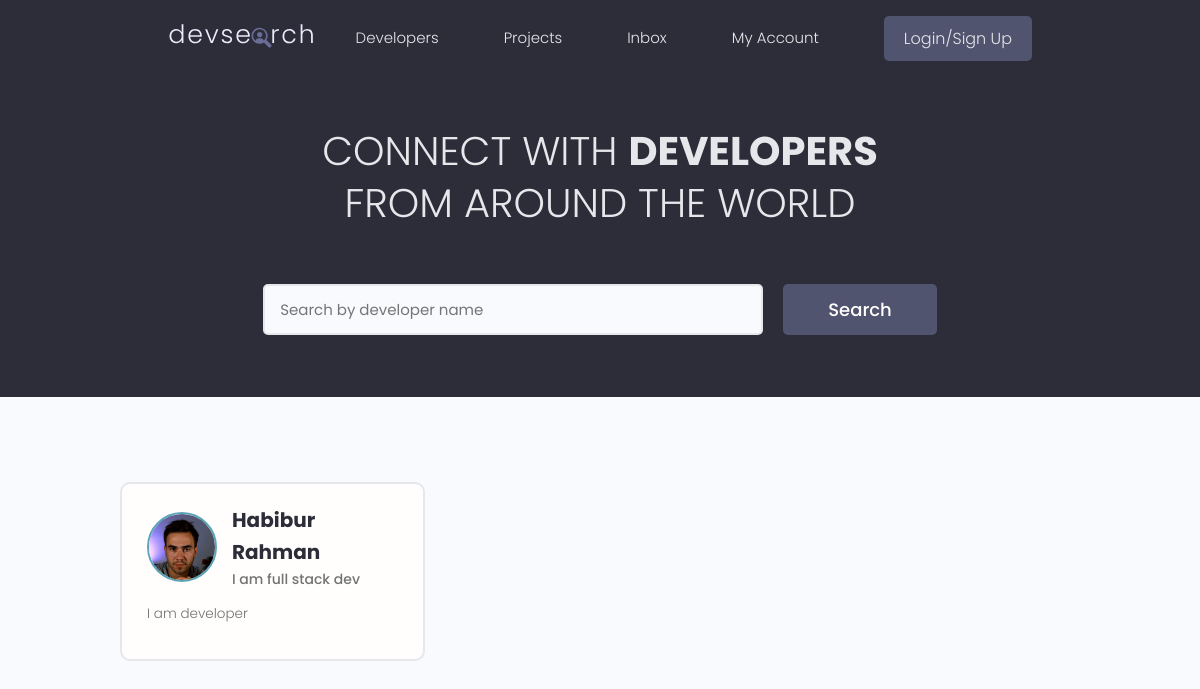
The app's page /, older data.
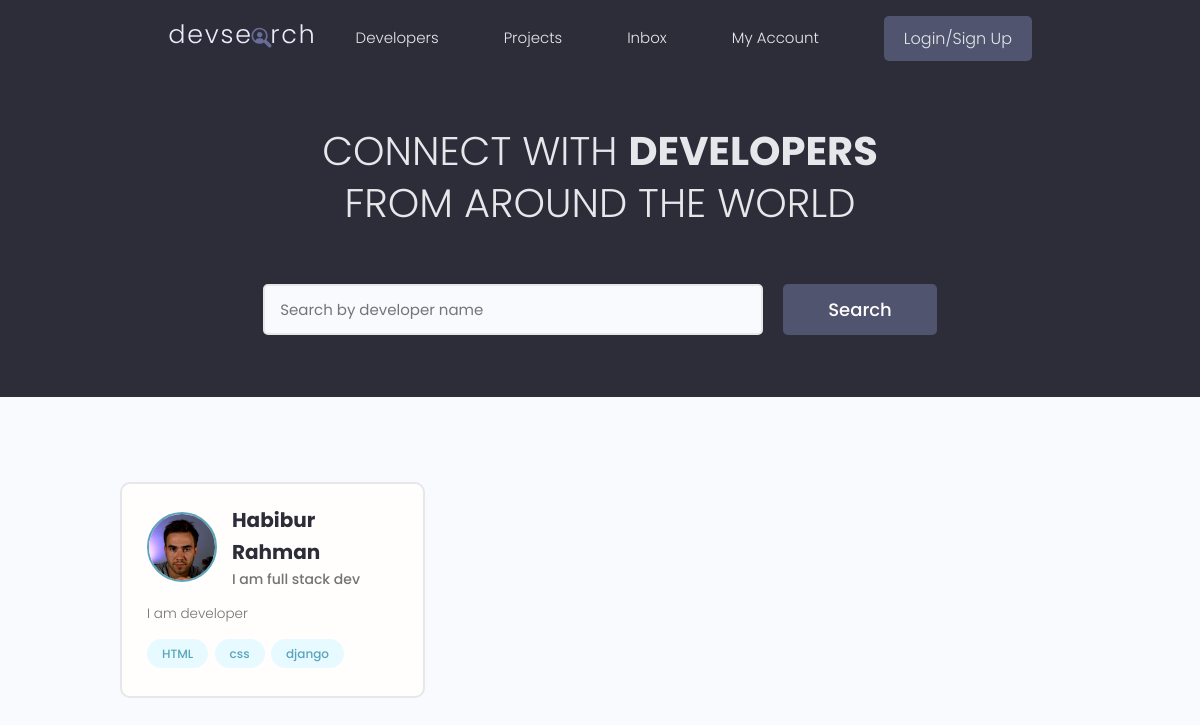
The same page, newer data.
### users/models.py (models this page shows, shortened)
class Profile(models.Model):
    user = models.OneToOneField(User, on_delete=models.CASCADE, null=True, blank=True)
    name = models.CharField(max_length=200, blank=True, null=True)
    email = models.EmailField(max_length=500, blank=True, null=True)
    username = models.CharField(max_length=200, blank=True, null=True)
    location = models.CharField(max_length=200, blank=True, null=True)
    short_intro = models.CharField(max_length=200, blank=True, null=True)
    bio = models.TextField(blank=True, null=True)
    profile_image = models.ImageField(null=True, blank=True, upload_to='profiles/', default='profiles/user-default.png')
    social_github = models.CharField(max_length=200, blank=True, null=True)
    social_twitter = models.CharField(max_length=200, blank=True, null=True)
    social_linkedin = models.CharField(max_length=200, blank=True, null=True)
    social_youtube = models.CharField(max_length=200, blank=True, null=True)
    social_website = models.CharField(max_length=200, blank=True, null=True)
    created = models.DateField(auto_now_add=True)
    id = models.UUIDField(default=uuid.uuid4, unique=True, primary_key=True, editable=False)

class Skill(models.Model):
    owner = models.ForeignKey(Profile, on_delete=models.CASCADE, null=True, blank=True)
    name = models.CharField(max_length=200, blank=True, null=True)
    description = models.TextField(blank=True, null=True)
    created = models.DateField(auto_now_add=True)
    id = models.UUIDField(default=uuid.uuid4, unique=True, primary_key=True, editable=False)
    def __str__(self):
        return str(self.name)

### users/views.py (the view)
# urls.py: path('', views.profiles, name='profiles'),
def profiles(request):
    profiles = Profile.objects.all()
    context = {'profiles': profiles}
    return render(request, 'users/profiles.html', context)

### users/templates/users/profiles.html (shortened to what this page needs)
{% extends 'main.html' %}
{% block content %}
<main class="home">
    <section class="hero-section text-center">
      <div class="container container--narrow">
        <div class="hero-section__box">
          <h2>CONNECT WITH <span>DEVELOPERS</span></h2>
          <h2>FROM AROUND THE WORLD</h2>
        </div>
        <div class="hero-section__search">
          <form class="form" action="#" method="get">
            <div class="form__field">
              <input class="input input--text" id="formInput#search" type="text" name="text"
                placeholder="Search by developer name" />
            </div>
            <input class="btn btn--sub btn--lg" type="submit" value="Search" />
          </form>
        </div>
      </div>
    </section>
    <section class="devlist">
      <div class="container">
        <div class="grid grid--three">
            {% for profile in profiles %}
          <div class="column card">
            <div class="dev">
              <a href="{% url 'user-profiles' profile.id %}" class="card__body">
                <div class="dev__profile">
                  <img class="avatar avatar--md" src="{{profile.profile_image.url}}" alt="image" />
                  <div class="dev__meta">
                    <h3>{{profile.name}}</h3>
                    <h5>{{profile.short_intro}}</h5>
                  </div>
                </div>
                <p class="dev__info">{{profile.bio|slice:"150"}}</p>
                <div class="dev__skills">
                    {% for skill in profile.skill_set.all|slice:"5" %}
                  <span class="tag tag--pill tag--main">
                    <small>{{skill}}</small>
                  </span>
                  {% endfor %}
                </div>
              </a>
            </div>
          </div>
          {% endfor%}
        </div>
      </div>
    </section>
  </main>
{% endblock %}

Row changes from the older to the newer data that the page shows:
added Skill: name "HTML"
added Skill: name "css"
added Skill: name "django"
